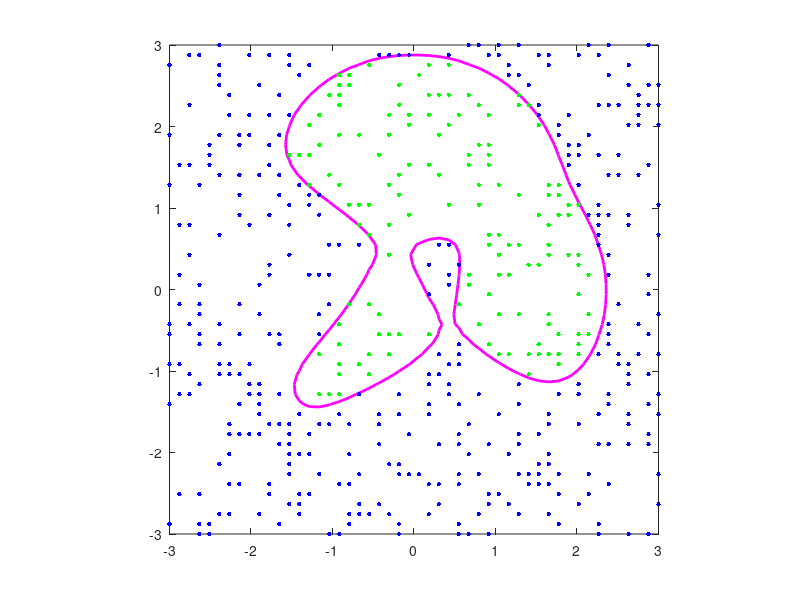

MATLAB code for this plot: (Note: this script raises an error after producing the figure.)
%condDm: Demo of the editing technique for data count reduction
%
% Category: Data count reduction
% Roger Jang, 9703xx, 990613, 20110212

usePause = 1;
% Collect 2500 data points
[xx, yy, zz] = peaks(50);
x = xx(:); y = yy(:); z = zz(:);
axisLimit = [min(x) max(x) min(y) max(y)];
threshold = 0.5;
dataNum = length(x);

% Plot these 2500 data points and the contour
%index2 = 1:dataNum;
%index1 = find(z > threshold);
%index2(index1) = [];
%h = plot(x(index1), y(index1), 'y.', x(index2), y(index2), 'c.');
%set(h, 'markersize', 10);
%hold on
%[c, contourH] = contour(xx, yy, zz, [threshold threshold]);
%set(contourH, 'linewidth', 2, 'color', 'g');
%hold off
%axis(axisLimit);
%axis square;

% Randomly selected 500 data points
dataNum = 500;
tmp = randperm(length(x));
index = tmp(1:dataNum);
x = x(index); y = y(index); z = z(index);

index2 = 1:dataNum;
index1 = find(z > threshold)';
index2(index1) = [];
figure;
%colordef(gcf, 'black');
% Plot a single contour as the decision boundary
[c, contourH] = contour(xx, yy, zz, [threshold threshold], 'm-');
%set(contourH, 'linewidth', 2, 'erase', 'xor');
set(contourH, 'linewidth', 2);
axis(axisLimit); axis square;
pointH = zeros(dataNum,1);
textH = zeros(dataNum,1);
for i = 1:dataNum,
%	pointH(i) = line(x(i), y(i), 'color', 'g', 'linestyle', ':', 'markersize', 10, 'erase', 'xor');
	pointH(i) = line(x(i), y(i), 'color', 'g', 'linestyle', ':', 'markersize', 10);
%	textH(i) = text(x(i), y(i), num2str(i), 'fontsize', 8, 'visible', 'off', 'erase', 'xor');
	textH(i) = text(x(i), y(i), num2str(i), 'fontsize', 8, 'visible', 'off');
end
% Set the color of class-2 points
for i = index2,
	set(pointH(i), 'color', 'b');
end

% Circles to display picked points and it's nearest neighbor
r1 = 0.2;
r2 = 0.2;
theta = linspace(0, 2*pi);
circle_x = cos(theta); 
circle_y = sin(theta); 
circle1H = line(nan, nan, 'color', 'r', 'erase', 'xor');
circle2H = line(nan, nan, 'color', 'k', 'erase', 'xor');
title('Red circle: picked, white circle: nearest');

% All data points
output = z>threshold;
data = [x y output];
% Calcualte distance matrix of all data points
distmat = distPairwise([x'; y']);
% Add a big number to the diagonal elements of the distance matrix
distmat = distmat + diag(realmax*ones(dataNum,1));
currentData = 1:dataNum;
% Editing the data set
for i = 1:10*dataNum,
	fprintf('i = %d\n', i);
	% randomly picked a data point
	index=floor(rand*length(currentData))+1;
	picked = currentData(index);
	% find the nearest data point to the picked
	[junk, nearest] = min(distmat(picked, :));
	% delete a point if the picked and the nearest are in different classes
	if output(picked) ~= output(nearest),
		% dist1 = min. dist. of picked to same-class data
		ind1 = find(output==output(picked));
		ind1(find(ind1==picked)) = [];
		dist1 = min(distmat(picked, ind1));
		% dist2 = min. dist. of nearest to same-class data
		ind2 = find(output==output(nearest));
		ind2(find(ind2==nearest)) = [];
		dist2 = min(distmat(nearest, ind2));
		if dist1 > dist2,
			toDelete = picked;
		else
			toDelete = nearest;
		end
	%	fprintf('deleting point %d ...\n', toDelete);
		set(circle1H, 'xdata', r1*circle_x+x(picked), ...
			'ydata', r1*circle_y+y(picked));
		set(circle2H, 'xdata', r2*circle_x+x(nearest), ...
			'ydata', r2*circle_y+y(nearest));
		if usePause, fprintf('Hit any key to go on...\n'); pause; end
		distmat(toDelete, :) = realmax*ones(1, dataNum);
		distmat(:, toDelete) = realmax*ones(dataNum, 1);
		delete(pointH(toDelete));
		delete(textH(toDelete));
		currentData(find(currentData==toDelete)) = [];
		set(circle1H, 'xdata', nan, 'ydata', nan);
		set(circle2H, 'xdata', nan, 'ydata', nan);
		drawnow
	end
end